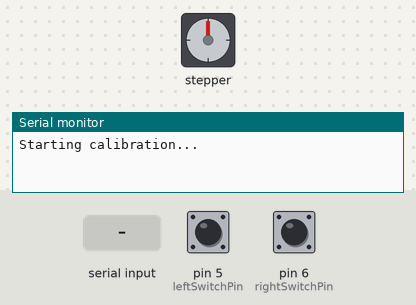
The sketch below on a simulated Arduino Uno, built with avr-gcc and run on an emulated ATmega328P. Shown: stepper motor, the last lines printed to the serial monitor. Wiring (inferred from the names in the program): stepper motor driver (200 steps per turn assumed): step pin 3; direction pin 4. The inputs (shaded band) are chosen by the test bench; at power-on: pin 5 (leftSwitchPin) HIGH, pin 6 (rightSwitchPin) HIGH.

Above: at 1.8 s.
1.9 s: pin 5 (leftSwitchPin) pulled LOW for 0.15 s
5.0 s: pin 6 (rightSwitchPin) pulled LOW for 0.15 s
At 6.1 s:
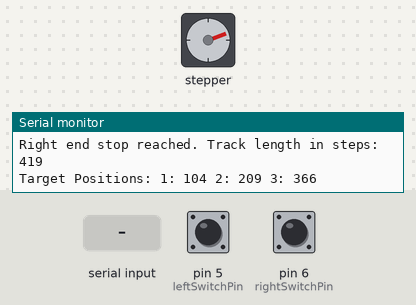
8.1 s: pin 5 (leftSwitchPin) pulled LOW for 1 s
At 8.6 s:
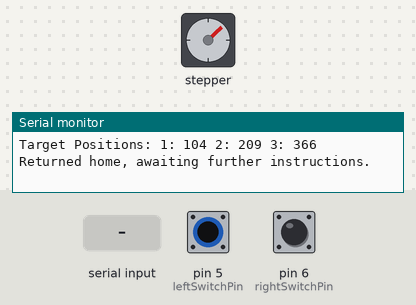
10.6 s: "1" received over the second serial link
At 13.3 s:
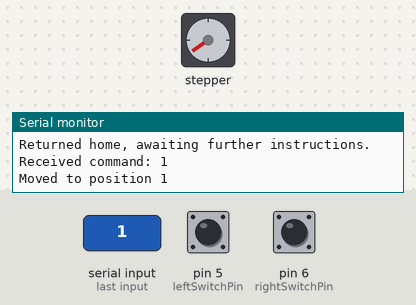
13.6 s: "H" received over the second serial link
16.6 s: pin 5 (leftSwitchPin) pulled LOW for 0.15 s
Timing chart, 0 to 19.2 s (numbered marks = the images above; inputs shaded):
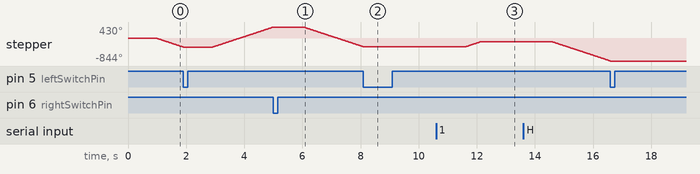

The sketch:

move_controller.ino
```cpp
#include <SoftwareSerial.h>

// Pin definitions
const int stepPin = 3;
const int dirPin = 4;
const int leftSwitchPin = 5;   // Left End Stop (Normally Open)
const int rightSwitchPin = 6;  // Right End Stop (Normally Open)

// Track positions and targets (in steps)
long currentPosition = 0;
long trackLength = 0;
long pot1 = 0, pot2 = 0, pot3 = 0;

// Step delay in microseconds
const int stepDelayMicroseconds = 2500;

// Setup software serial for the soil controller (TX, RX)
SoftwareSerial soilSerial(9, 8);

// Executes one step pulse for the motor
void stepMotor() {
  digitalWrite(stepPin, HIGH);
  delayMicroseconds(stepDelayMicroseconds);
  digitalWrite(stepPin, LOW);
  delayMicroseconds(stepDelayMicroseconds);
}

// Moves a given number of steps; positive means moving right, negative left.
void moveSteps(long steps) {
  digitalWrite(dirPin, (steps >= 0) ? HIGH : LOW);
  delay(1000);
  long stepsToMove = abs(steps);
  for (long i = 0; i < stepsToMove; i++) {
    stepMotor();
    // Update currentPosition according to direction
    currentPosition += (steps >= 0 ? 1 : -1);
  }
}

// Performs track calibration by moving to the left end, then to the right end,
// calculates the track length, and then calculates plant pot positions.
void calibrateTrack() {
  Serial.println("Starting calibration...");

  // Move to left end (home)
  digitalWrite(dirPin, LOW);
  delay(1000);
  while (digitalRead(leftSwitchPin) == HIGH) {
    stepMotor();
  }
  currentPosition = 0;
  Serial.println("Left end stop reached.");

  // Move to right end to determine track length
  digitalWrite(dirPin, HIGH);
  delay(1000);
  while (digitalRead(rightSwitchPin) == HIGH) {
    stepMotor();
    currentPosition++;
  }
  trackLength = currentPosition;
  Serial.print("Right end stop reached. Track length in steps: ");
  Serial.println(trackLength);

  // Calculate plant pot positions
  pot1 = trackLength / 4;
  pot2 = trackLength / 2;
  pot3 = (3.5 * trackLength) / 4;
  Serial.print("Target Positions: 1: ");
  Serial.print(pot1);
  Serial.print(" 2: ");
  Serial.print(pot2);
  Serial.print(" 3: ");
  Serial.println(pot3);

  // Return to home (left end)
  digitalWrite(dirPin, LOW);
  delay(1000);
  while (digitalRead(leftSwitchPin) == HIGH) {
    stepMotor();
    if (currentPosition > 0) currentPosition--;
  }
  currentPosition = 0;
  Serial.println("Returned home, awaiting further instructions.");
}

// Moves the motor to the given target position (in steps).
void moveToPosition(long targetPosition) {
  long stepsToMove = targetPosition - currentPosition;
  if (stepsToMove != 0) {
    moveSteps(stepsToMove);
  }
}

// Moves the motor back to home (left end).
void moveHome() {
  digitalWrite(dirPin, LOW);
  delay(1000);
  while (digitalRead(leftSwitchPin) == HIGH) {
    stepMotor();
    if (currentPosition > 0) currentPosition--;
  }
  currentPosition = 0;
  Serial.println("Moved home.");
}

void setup() {
  // Set motor control pins
  pinMode(stepPin, OUTPUT);
  pinMode(dirPin, OUTPUT);

  // Set end stop switches pins
  pinMode(leftSwitchPin, INPUT_PULLUP);
  pinMode(rightSwitchPin, INPUT_PULLUP);

  // Start serial channels
  Serial.begin(9600);
  soilSerial.begin(9600);

  // Setup track length and plant pot positions
  calibrateTrack();
}

void loop() {
  if (soilSerial.available() > 0) {
    char cmd = soilSerial.read();
    Serial.print("Received command: ");
    Serial.println(cmd);

    switch (cmd) {
      case '1':
        moveToPosition(pot1);
        Serial.println("Moved to position 1");
        break;
      case '2':
        moveToPosition(pot2);
        Serial.println("Moved to position 2");
        break;
      case '3':
        moveToPosition(pot3);
        Serial.println("Moved to position 3");
        break;
      case 'H':
        moveHome();
        break;
      case 'D':
        break;
      default:
        Serial.println("Invalid command received");
        break;
    }
    // Send movement done back to the soil controller
    soilSerial.write('D');
  }
}
```

Measured:
- after the input at 8.1 s, stepper: stops changing and stays -313°
- after the input at 10.6 s, stepper: turns 187° clockwise in 0.52 s, starting after 1.0 s
- after the input at 13.6 s, stepper: keeps turning counter-clockwise at about 360°/s, starting after 1.0 s
